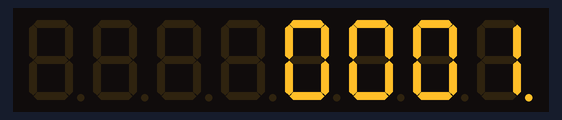
Bench run of a sketch on a simulated Arduino Uno, built with avr-gcc and run on an emulated ATmega328P. Parts: 8-digit seven-segment display.

Above: at 0.05 s.
At 4.95 s:
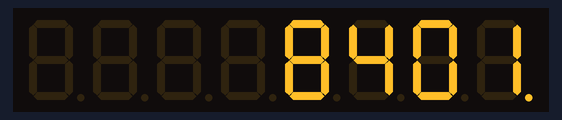
At 9.96 s:
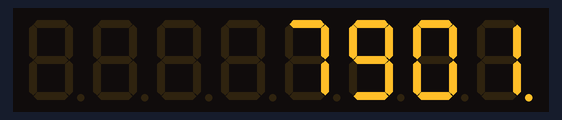
At 19.96 s:
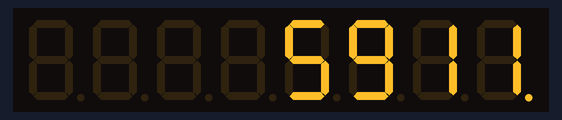
At 29.87 s:
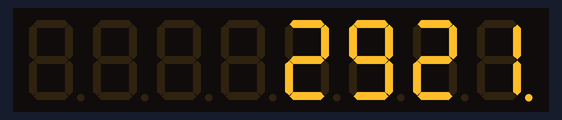
At 39.87 s:
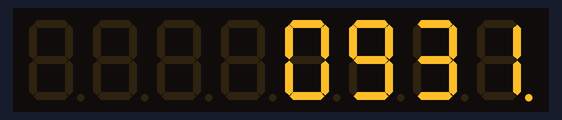

The sketch:

ex2-max7219.ino
```cpp
#include "LedControl.h"
LedControl lc = LedControl(4,5,6,1);

int count = 1000;

void setup()
{
    lc.shutdown(0,false);
    lc.setIntensity(0,5);
    lc.clearDisplay(0);
}

void loop()
{
    String t = String(count++);
    lc.setDigit(0,0,(int)(t[0]-'0'),true);
    lc.setDigit(0,1,(int)(t[1]-'0'),false);
    lc.setDigit(0,2,(int)(t[2]-'0'),false);
    lc.setDigit(0,3,(int)(t[3]-'0'),false);
    delay(100);
    lc.shutdown(0,true);
    lc.shutdown(0,false);
}
```
